Frame 1 (no input): blank canvas, image omitted
Frame 60 (no input): blank canvas, image omitted
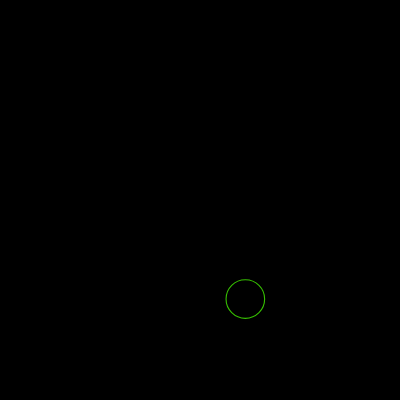
Frame 120 (the mouse pressed at the canvas centre since frame 60)

The p5.js sketch whose frames 1 and 60 were blank and that drew this single picture after the mouse press (run headless with seeded random() and noise() and a simulated clock; from frame 60 on, the mouse is pressed at the canvas centre):

// p5.js sketch
// ── sketch.js
//Projeto POO - Bolhas -03

// Criando o array de bolhas
let bolhas = [];

function setup() {
  createCanvas(400, 400);
}

function draw() {
  background(0);
  for(let i =0;i < bolhas.length;i++){
    bolhas[i].exibir();
    bolhas[i].mover();
    bolhas[i].colidir();
  }
}

//-------Criando a função click-----
function mousePressed(){
  let r = random(10,50);
  let bolha = new Bolha(mouseX, mouseY,color(random(1,255),random(1,255),0),r);
  bolhas.push(bolha);
}
// ── bolha.js
class Bolha{
  constructor(x,y,s,r){
    this.x=x;
    this.y =y;
    this.s=s;
    this.r=r;
    this.xVelocidade = random(-2,6);
    this.yVelocidade = random(2,6);
  }
  exibir(){
    stroke(this.s)
    strokeWeight(random(1,5))
    noFill();
    circle(this.x,this.y,this.r);
  }
  mover(){
    this.x += this.xVelocidade;
    this.y += this.yVelocidade;
  }
  colidir(){
    if(this.x >400 || this.x<0){
      this.xVelocidade *= -1;
    }
    if(this.y > 400 || this.y<0){
      this.yVelocidade *=-1;
    }
  }
}
